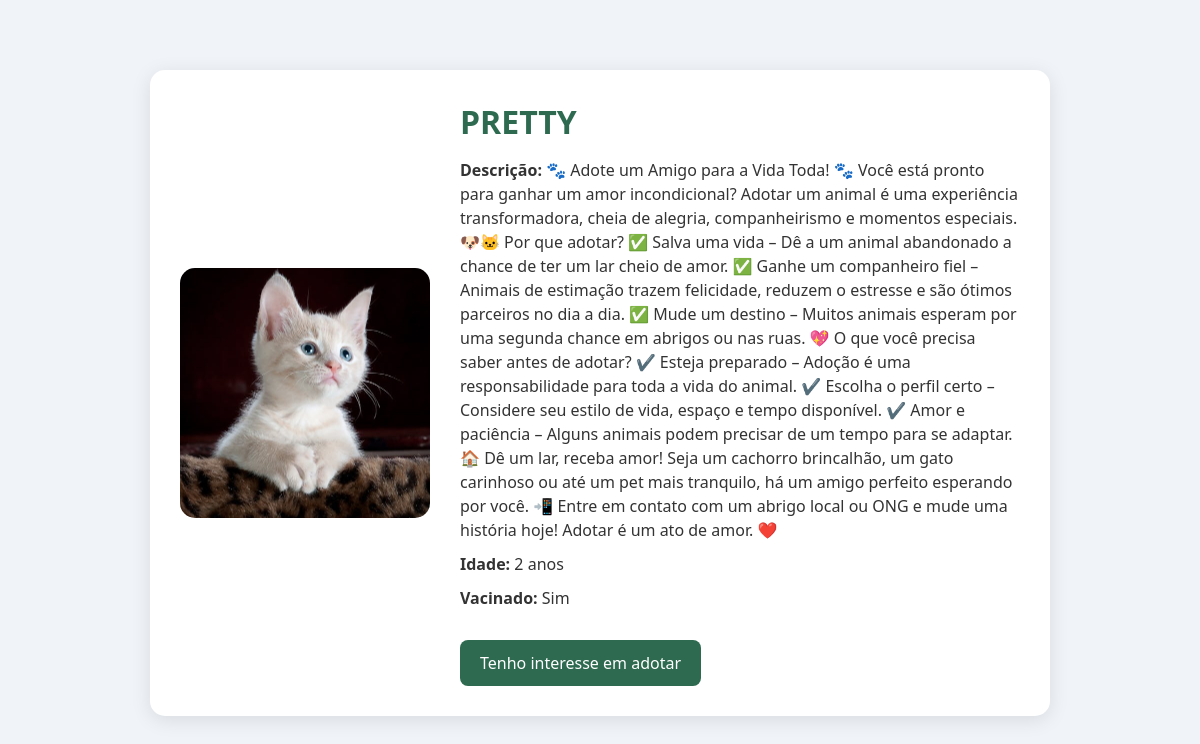
The app's page /pet/description/3/ with its own data.
### app_cadastro_usuarios/models.py (models this page shows, shortened)
class Pet(models.Model):
    nome = models.CharField(max_length=100)
    descricao = models.TextField()
    idade = models.PositiveIntegerField()
    vacinado = models.CharField(max_length=3, choices=[('sim', 'Sim'), ('nao', 'Não')])
    foto = models.ImageField(upload_to='fotos_pets/')
    data_postagem = models.DateTimeField(auto_now_add=True)
    ong = models.ForeignKey(User, on_delete=models.CASCADE)

### app_cadastro_usuarios/views.py (the view)
# urls.py: path('pet/description/', petDescription_view, name="petDescription"),
def petDescription_view(request, pet_id):
    pet = get_object_or_404(Pet, id=pet_id)
    return render(request, 'pages/petDescription.html', {'pet':pet})

### app_cadastro_usuarios/templates/pages/petDescription.html (shortened to what this page needs)
{% load static %}
<!DOCTYPE html>
<html lang="pt-BR">
<head>
  <link rel="stylesheet" href="{% static 'pages-style/description-style.css' %}">
</head>
<body>
  <div class="container">
    <img src="{{ pet.foto.url }}" alt="Foto de {{ pet.nome }}">
    <div class="info">
      <h2>{{ pet.nome }}</h2>
      <p><strong>Descrição:</strong> {{ pet.descricao }}</p>
      <p><strong>Idade:</strong> {{ pet.idade }} anos</p>
      <p><strong>Vacinado:</strong> {% if pet.vacinado %}Sim{% else %}Não{% endif %}</p>
      <a class="btn" href="{% url 'petAdoptionForm' pet.id %}">Tenho interesse em adotar</a>
    </div>
  </div>
</body>
</html>

### app_cadastro_usuarios/static/pages-style/description-style.css (style rules this page uses)
* { margin: 0; padding: 0; box-sizing: border-box; }
body { font-family: 'Segoe UI', Tahoma, Geneva, Verdana, sans-serif; background-color: #f0f4f8; color: #333; padding: 20px; }
.container { display: flex; flex-direction: row; gap: 30px; align-items: center; max-width: 900px; margin: 50px auto; background: #ffffff; padding: 30px; border-radius: 15px; box-shadow: 0 4px 20px rgba(0, 0, 0, 0.1); }
.container img { width: 250px; height: 250px; border-radius: 15px; object-fit: cover; transition: transform 0.3s ease; }
.info { flex: 1; }
.info h2 { font-size: 2rem; margin-bottom: 15px; color: #2d6a4f; }
.info p { margin-bottom: 10px; line-height: 1.5; }
.btn { display: inline-block; margin-top: 20px; padding: 12px 20px; background: #2d6a4f; color: #fff; text-decoration: none; border-radius: 8px; transition: background 0.3s ease, transform 0.3s ease; }

### records on screen
Pet: foto (picture), nome "PRETTY", descricao "🐾 Adote um Amigo para a Vida Toda! 🐾 Você está pronto para ganhar um amor incondicional? Adotar um animal é uma experiência transformadora, cheia de alegria, companheirismo e momentos especiais. 🐶🐱 Por que adotar? ✅ Salva uma vida – Dê a um animal abandonado a chance de ter um lar cheio de amor. ✅ Ganhe um companheiro fiel – Animais de estimação trazem felicidade, reduzem o estresse e são ótimos parceiros no dia a dia. ✅ Mude um destino – Muitos animais esperam por uma segunda chance em abrigos ou nas ruas. 💖 O que você precisa saber antes de adotar? ✔️ Esteja preparado – Adoção é uma responsabilidade para toda a vida do animal. ✔️ Escolha o perfil certo – Considere seu estilo de vida,…", idade "2"
